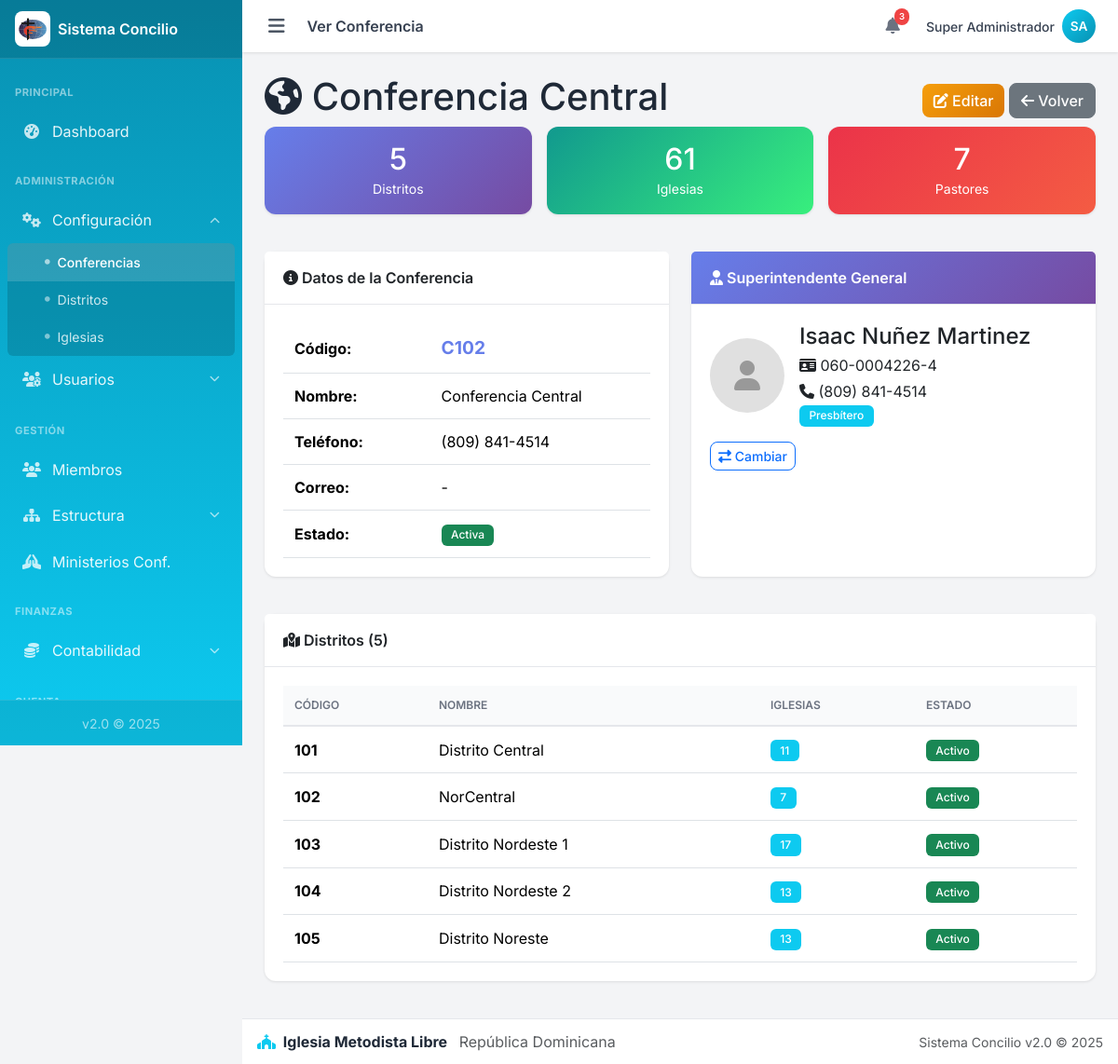
Screenshot of /admin/conferencias/ver.php?id=2 (signed in) with the database file from the repository.
### tables this page shows
CREATE TABLE `conferencias` (
  `id` int(11) NOT NULL,
  `superintendente_id` int(11) DEFAULT NULL,
  `codigo` varchar(20) NOT NULL,
  `nombre` varchar(150) NOT NULL,
  `superintendente_nombre` varchar(150) DEFAULT NULL,
  `telefono` varchar(30) DEFAULT NULL,
  `correo` varchar(150) DEFAULT NULL,
  `activo` tinyint(1) NOT NULL DEFAULT 1,
  `creado_en` timestamp NOT NULL DEFAULT current_timestamp()
);

CREATE TABLE `pastores` (
  `id` int(11) NOT NULL,
  `nombre` varchar(100) NOT NULL,
  `apellido` varchar(100) NOT NULL,
  `tipo_documento` enum('Cédula','Pasaporte') NOT NULL DEFAULT 'Cédula',
  `cedula` varchar(20) NOT NULL,
  `pasaporte` varchar(30) DEFAULT NULL,
  `telefono` varchar(20) NOT NULL,
  `fecha_nacimiento` date NOT NULL,
  `edad` int(3) DEFAULT NULL COMMENT 'Calculado automáticamente',
  `nacionalidad_id` int(11) DEFAULT NULL,
  `estado_civil` enum('Soltero','Casado','Divorciado','Viudo') DEFAULT 'Soltero',
  `sexo` enum('M','F') NOT NULL DEFAULT 'M',
  `foto` varchar(255) DEFAULT NULL,
  `nivel_estudio_id` int(11) DEFAULT NULL,
  `carrera_id` int(11) DEFAULT NULL,
  `fecha_ingreso_ministerio` date NOT NULL,
  `anos_servicio` int(3) DEFAULT NULL COMMENT 'Calculado automáticamente',
  `orden_ministerial` enum('Candidato Ministerial','Diácono','Presbítero') DEFAULT 'Candidato Ministerial',
  `formacion_continuada` text DEFAULT NULL COMMENT 'Maestría, Doctorado, Diplomados, Especialidades',
  `conferencia_id` int(11) DEFAULT NULL,
  `activo` tinyint(1) DEFAULT 1,
  `creado_en` timestamp NOT NULL DEFAULT current_timestamp(),
  `actualizado_en` timestamp NOT NULL DEFAULT current_timestamp() ON UPDATE current_timestamp()
);

CREATE TABLE `distritos` (
  `id` int(11) NOT NULL,
  `conferencia_id` int(11) NOT NULL,
  `supervisor_id` int(11) DEFAULT NULL,
  `codigo` varchar(20) NOT NULL,
  `nombre` varchar(150) NOT NULL,
  `supervisor_nombre` varchar(150) DEFAULT NULL,
  `telefono` varchar(30) DEFAULT NULL,
  `correo` varchar(150) DEFAULT NULL,
  `activo` tinyint(1) NOT NULL DEFAULT 1,
  `creado_en` timestamp NOT NULL DEFAULT current_timestamp()
);

### admin/conferencias/ver.php (the view, shortened to what this page needs)
<?php
require_once __DIR__ . '/../includes/header.php';
require_once __DIR__ . '/../../config/config.php';
$conferencia_id = filter_input(INPUT_GET, 'id', FILTER_VALIDATE_INT);
$stmt = $conexion->prepare("
    SELECT c.*,
           p.nombre AS super_nombre, p.apellido AS super_apellido,
           p.cedula AS super_cedula, p.telefono AS super_telefono,
           p.orden_ministerial, p.foto AS super_foto
    FROM conferencias c
    LEFT JOIN pastores p ON c.superintendente_id = p.id
    WHERE c.id = ?
");
$stmt->bind_param("i", $conferencia_id);
$stmt->execute();
$conf = $stmt->get_result()->fetch_assoc();
$stmt = $conexion->prepare("SELECT COUNT(*) as total FROM distritos WHERE conferencia_id = ? AND activo = 1");
$stmt->bind_param("i", $conferencia_id);
$stmt->execute();
$total_distritos = $stmt->get_result()->fetch_assoc()['total'];
$stmt = $conexion->prepare("
    SELECT COUNT(*) as total FROM iglesias i
    INNER JOIN distritos d ON i.distrito_id = d.id
    WHERE d.conferencia_id = ? AND i.activo = 1
");
$stmt->bind_param("i", $conferencia_id);
$stmt->execute();
$total_iglesias = $stmt->get_result()->fetch_assoc()['total'];
$stmt = $conexion->prepare("SELECT COUNT(*) as total FROM pastores WHERE conferencia_id = ?");
$stmt->bind_param("i", $conferencia_id);
$stmt->execute();
$total_pastores = $stmt->get_result()->fetch_assoc()['total'];
$distritos = $conexion->prepare("
    SELECT d.*,
           (SELECT COUNT(*) FROM iglesias WHERE distrito_id = d.id AND activo = 1) AS total_iglesias
    FROM distritos d
    WHERE d.conferencia_id = ? AND d.activo = 1
    ORDER BY d.codigo
");
$distritos->bind_param("i", $conferencia_id);
$distritos->execute();
$lista_distritos = $distritos->get_result();
?>
<div class="content-header">
    <div style="display: flex; justify-content: space-between; align-items: center; flex-wrap: wrap; gap: 1rem;">
        <h1><i class="fas fa-globe-americas"></i> <?php echo htmlspecialchars($conf['nombre']); ?></h1>
        <div>
            <a href="editar.php?id=<?php echo $conferencia_id; ?>" class="btn btn-warning">
                <i class="fas fa-edit"></i> Editar
            </a>
            <a href="index.php" class="btn btn-secondary">
                <i class="fas fa-arrow-left"></i> Volver
            </a>
        </div>
    </div>
</div>
<div style="display: grid; grid-template-columns: repeat(auto-fit, minmax(150px, 1fr)); gap: 1rem; margin-bottom: 1.5rem;">
    <div class="card" style="background: linear-gradient(135deg, #667eea 0%, #764ba2 100%); color: white;">
        <div class="card-body" style="text-align: center; padding: 1rem;">
            <h2 style="margin: 0;"><?php echo $total_distritos; ?></h2>
            <small>Distritos</small>
        </div>
    </div>
    <div class="card" style="background: linear-gradient(135deg, #11998e 0%, #38ef7d 100%); color: white;">
        <div class="card-body" style="text-align: center; padding: 1rem;">
            <h2 style="margin: 0;"><?php echo $total_iglesias; ?></h2>
            <small>Iglesias</small>
        </div>
    </div>
    <div class="card" style="background: linear-gradient(135deg, #eb3349 0%, #f45c43 100%); color: white;">
        <div class="card-body" style="text-align: center; padding: 1rem;">
            <h2 style="margin: 0;"><?php echo $total_pastores; ?></h2>
            <small>Pastores</small>
        </div>
    </div>
</div>
<div style="display: grid; grid-template-columns: 1fr 1fr; gap: 1.5rem;">
    <div class="card">
        <div class="card-header">
            <span class="card-title"><i class="fas fa-info-circle"></i> Datos de la Conferencia</span>
        </div>
        <div class="card-body">
            <table class="table" style="margin: 0;">
                <tr>
                    <td style="width: 40%;"><strong>Código:</strong></td>
                    <td><span style="color: #667eea; font-weight: bold; font-size: 1.2rem;"><?php echo htmlspecialchars($conf['codigo']); ?></span></td>
                </tr>
                <tr>
                    <td><strong>Nombre:</strong></td>
                    <td><?php echo htmlspecialchars($conf['nombre']); ?></td>
                </tr>
                <tr>
                    <td><strong>Teléfono:</strong></td>
                    <td><?php echo htmlspecialchars($conf['telefono'] ?? '-'); ?></td>
                </tr>
                <tr>
                    <td><strong>Correo:</strong></td>
                    <td><?php echo htmlspecialchars($conf['correo'] ?? '-'); ?></td>
                </tr>
                <tr>
                    <td><strong>Estado:</strong></td>
                    <td>
                        <?php if ($conf['activo']): ?>
                            <span class="badge bg-success">Activa</span>
                        <?php else: ?>
                            <span class="badge bg-danger">Inactiva</span>
                        <?php endif; ?>
                    </td>
                </tr>
            </table>
        </div>
    </div>
    <div class="card">
        <div class="card-header" style="background: linear-gradient(135deg, #667eea 0%, #764ba2 100%); color: white;">
            <span class="card-title"><i class="fas fa-user-tie"></i> Superintendente General</span>
        </div>
        <div class="card-body">
            <?php if ($conf['superintendente_id']): ?>
                <div style="display: flex; gap: 1rem; align-items: center;">
                    <?php if (!empty($conf['super_foto'])): ?>
                        <img src="../../uploads/pastores/<?php echo htmlspecialchars($conf['super_foto']); ?>"
                             alt="Foto" style="width: 80px; height: 80px; border-radius: 50%; object-fit: cover; border: 3px solid #667eea;">
                    <?php else: ?>
                        <div style="width: 80px; height: 80px; border-radius: 50%; background: #e0e0e0; display: flex; align-items: center; justify-content: center;">
                            <i class="fas fa-user" style="font-size: 2rem; color: #999;"></i>
                        </div>
                    <?php endif; ?>
                    <div>
                        <h4 style="margin: 0;">
                            <?php echo htmlspecialchars($conf['super_nombre'] . ' ' . $conf['super_apellido']); ?>
                        </h4>
                        <p style="margin: 0.25rem 0;">
                            <i class="fas fa-id-card"></i> <?php echo htmlspecialchars($conf['super_cedula']); ?>
                        </p>
                        <p style="margin: 0;">
                            <i class="fas fa-phone"></i> <?php echo htmlspecialchars($conf['super_telefono'] ?? '-'); ?>
                        </p>
                        <span class="badge bg-primary"><?php echo htmlspecialchars($conf['orden_ministerial']); ?></span>
                    </div>
                </div>
                <div style="margin-top: 1rem;">
                    <a href="asignar_superintendente.php?id=<?php echo $conferencia_id; ?>" class="btn btn-sm btn-outline-primary">
                        <i class="fas fa-exchange-alt"></i> Cambiar
                    </a>
                </div>
            <?php endif; ?>
        </div>
    </div>
</div>
<div class="card" style="margin-top: 1.5rem;">
    <div class="card-header">
        <span class="card-title"><i class="fas fa-map-marked-alt"></i> Distritos (<?php echo $total_distritos; ?>)</span>
    </div>
    <div class="card-body">
        <?php if ($lista_distritos->num_rows > 0): ?>
            <table class="table">
                <thead>
                    <tr>
                        <th>Código</th>
                        <th>Nombre</th>
                        <th>Iglesias</th>
                        <th>Estado</th>
                    </tr>
                </thead>
                <tbody>
                    <?php while ($d = $lista_distritos->fetch_assoc()): ?>
                        <tr>
                            <td><strong><?php echo htmlspecialchars($d['codigo']); ?></strong></td>
                            <td><?php echo htmlspecialchars($d['nombre']); ?></td>
                            <td>
                                <span class="badge bg-info"><?php echo $d['total_iglesias']; ?></span>
                            </td>
                            <td>
                                <span class="badge bg-<?php echo $d['activo'] ? 'success' : 'danger'; ?>">
                                    <?php echo $d['activo'] ? 'Activo' : 'Inactivo'; ?>
                                </span>
                            </td>
                        </tr>
                    <?php endwhile; ?>
                </tbody>
            </table>
        <?php else: ?>
            <p class="text-muted">No hay distritos registrados en esta conferencia.</p>
        <?php endif; ?>
    </div>
</div>
<?php require_once __DIR__ . '/../includes/footer.php'; ?>

### css/custom.css (style rules this page uses)
:root { --primary: #0dcaf0; --primary-dark: #0891b2; --primary-light: #67e8f9; --primary-darker: #0e7490; --success: #10b981; --warning: #f59e0b; --danger: #ef4444; --info: #3b82f6; --gray-50: #f9fafb; --gray-100: #f3f4f6; --gray-200: #e5e7eb; --gray-300: #d1d5db; --gray-400: #9ca3af; --gray-500: #6b7280; --gray-600: #4b5563; --gray-700: #374151; --gray-800: #1f2937; --gray-900: #111827; --sidebar-width: 260px; --navbar-height: 56px; --footer-height: 50px; --shadow-sm: 0 1px 2px rgba(0, 0, 0, 0.05); --shadow: 0 1px 3px rgba(0, 0, 0, 0.1); --shadow-md: 0 4px 6px rgba(0, 0, 0, 0.1); --shadow-lg: 0 10px 15px rgba(0, 0, 0, 0.1); --font-family: 'Inter', -apple-system, BlinkMacSystemFont, sans-serif; }
* { box-sizing: border-box; }
html { scroll-behavior: smooth; -webkit-tap-highlight-color: transparent; }
body { font-family: var(--font-family); background: var(--gray-100); color: var(--gray-800); margin: 0; padding: 0; min-height: 100vh; }
.card { border: none; border-radius: 0.75rem; box-shadow: var(--shadow); background: #fff; margin-bottom: 1rem; }
.card-header { background: #fff; border-bottom: 1px solid var(--gray-200); padding: 1rem 1.25rem; font-weight: 600; border-radius: 0.75rem 0.75rem 0 0; }
.card-title { margin: 0; font-size: 1rem; font-weight: 600; }
.card-body { padding: 1.25rem; }
.table { margin-bottom: 0; }
.table thead th { background: var(--gray-50); border-bottom: 2px solid var(--gray-200); font-weight: 600; font-size: 0.75rem; text-transform: uppercase; color: var(--gray-500); padding: 0.75rem; }
.table td { padding: 0.75rem; vertical-align: middle; }
.btn { font-weight: 500; border-radius: 0.5rem; transition: all 0.2s ease; }
.btn-warning { background: linear-gradient(135deg, var(--warning) 0%, #d97706 100%); border: none; color: #fff; }
.badge { font-weight: 500; padding: 0.35rem 0.65rem; border-radius: 0.375rem; }
.bg-primary { background-color: var(--primary) !important; }
body { overscroll-behavior-y: contain; }
.btn, .nav-link, .card[class*="bg-"] a { -webkit-user-select: none; user-select: none; -webkit-tap-highlight-color: transparent; }

### rows the page displays
conferencias: nombre "Conferencia Central", codigo "C102", telefono "(809) 841-4514", correo "-", superintendente.apellido "Isaac Nuñez Martinez", superintendente.cedula "060-0004226-4", superintendente.telefono "(809) 841-4514", superintendente.orden_ministerial "Presbítero"
distritos: codigo "101", nombre "Distrito Central", total_iglesias "11", activo "Activo"
distritos: codigo "102", nombre "NorCentral", total_iglesias "7", activo "Activo"
distritos: codigo "103", nombre "Distrito Nordeste 1", total_iglesias "17", activo "Activo"
distritos: codigo "104", nombre "Distrito Nordeste 2", total_iglesias "13", activo "Activo"
distritos: codigo "105", nombre "Distrito Noreste", total_iglesias "13", activo "Activo"

### other values shown
$titulo_pagina "Ver Conferencia"
$USUARIO_NOMBRE "Super Administrador"
$iniciales "SA"
$total_distritos "5"
$total_iglesias "61"
$total_pastores "7"
